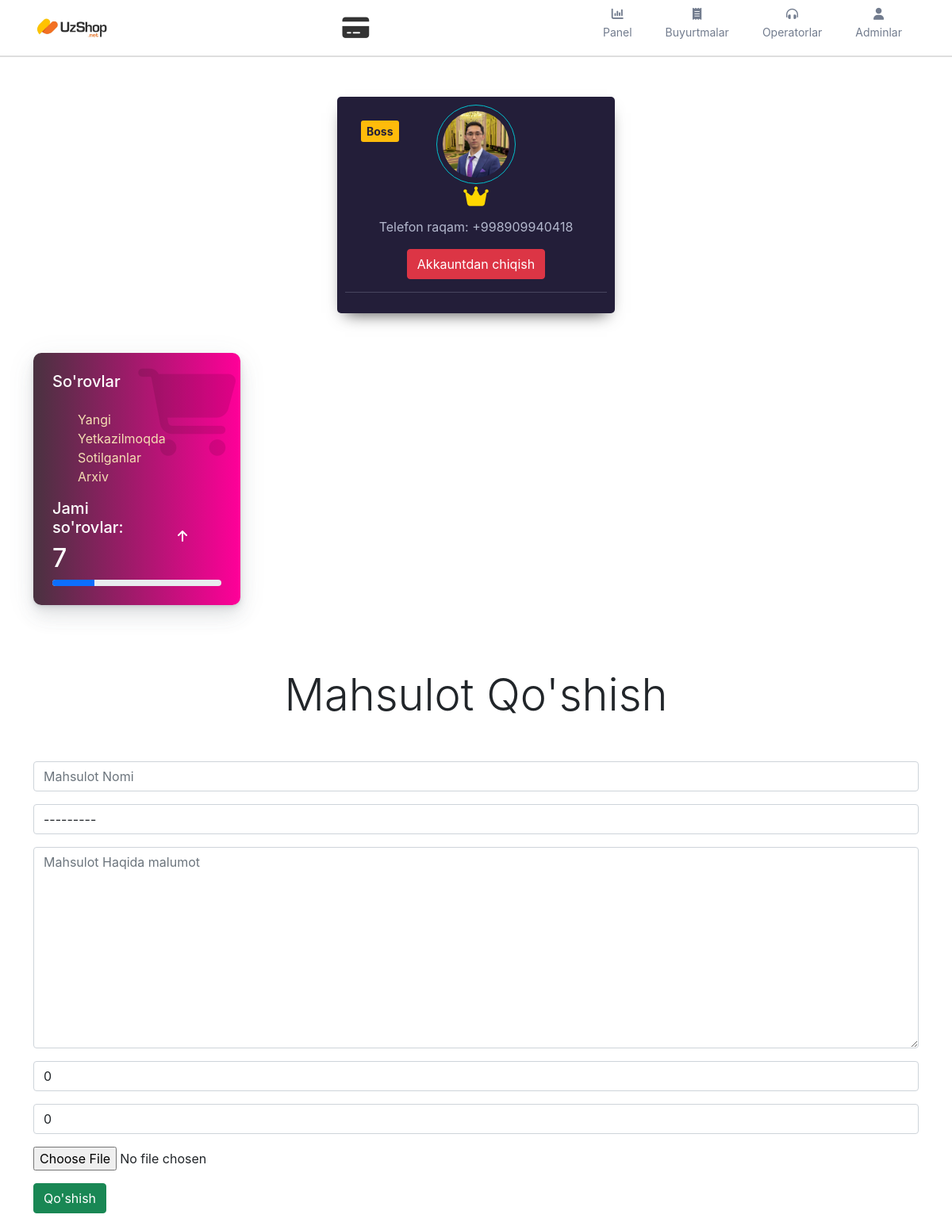
Page /users/control/ (signed in) on the committed database.
### users/models.py (models this page shows, shortened)
class Admins(models.Model):
    id = models.AutoField(primary_key=True)
    user = models.ForeignKey(User, on_delete=models.DO_NOTHING, related_name='admins')
    phone_number = models.CharField(max_length=32)
    job_title = models.CharField(max_length=128)
    photo = models.ImageField(upload_to='users', null=True, blank=True)
    cr_by = models.ForeignKey(User, on_delete=models.DO_NOTHING, null=True, blank=True, related_name='admin_cr_by')
    up_by = models.ForeignKey(User, on_delete=models.DO_NOTHING, null=True, blank=True, related_name='admin_up_by')
    cr_on = models.DateTimeField(auto_now_add=True)
    up_on = models.DateTimeField(null=True, blank=True, auto_now=True)
    class Meta:
        verbose_name_plural = 'Admins'
        verbose_name = 'Admin'

### users/views.py (the view, shortened to what this page needs)
# urls.py: path('control/', views.control_page, name='control'),
@permission_classes([IsAuthenticated])
def control_page(request):
    response = {}
    try:
        if Admins.objects.filter(user=request.user).exists():
            response['form'] = GoodsForm()
            admin = Admins.objects.get(user=request.user)
            response['admin'] = admin
            response['count_of_orders'] = len(Orders.objects.all())
        else:
            response['error'] = 100
            response['message'] = "you don't have access"
    except Exception as e:
        print(str(e))
    return render(request, 'admin/main.html', response)

### goods/models.py (called while the page is built)
    def __str__(self):
        return self.title

### templates/admin/main.html (shortened to what this page needs)
{% extends 'admin/header.html' %} {% load static %} {% block page_styles %}
<link rel="stylesheet" href="{% static 'styles/admin_panel/control_style.css' %}"> {% endblock %} {% block page_content %}
<section class="main">
    <div class="d-flex justify-content-center align-items-center " style="margin-top:50px">
        <div class="card-container " style="padding:10px">
            <span class="pro">{{admin.job_title}}</span> {% if admin.photo != '' %}
            <img class="round" width="100" src="/media/{{admin.photo}}" alt="user"> {% else %}
            <img class="round" width="100" src="https://t3.ftcdn.net/jpg/03/46/83/96/360_F_346839683_6nAPzbhpSkIpb8pmAwufkC7c5eD7wYws.jpg" alt="user"> {% endif %}
            <h3><i style="color:gold" class="fa-solid fa-crown"></i></h3>
            <p>Telefon raqam: {{admin.phone_number}}</p>
            <div class="buttons">
                <a href="/logout"><button class="btn btn-danger">
                    Akkauntdan chiqish
                </button></a>
                <hr style="border-color:#fff">
            </div>
        </div>
    </div>
    <div class="container" style="margin-top:50px">
        <div class="card-balance">
            <div class="">
                <div class="row">
                    <div class="col-xl-3 col-lg-6">
                        <div class="card l-bg-cherry">
                            <div class="card-statistic-3 p-4">
                                <div class="card-icon card-icon-large"><i class="fas fa-shopping-cart"></i></div>
                                <div class="mb-4">
                                    <h5 class="card-title mb-0">So'rovlar</h5>
                                </div>
                                <ul class="srvs" style="list-style:none">
                                    <li><a href="/users/control/reqs?filter=1">Yangi</a></li>
                                    <li><a href="/users/control/reqs?filter=3">Yetkazilmoqda</a></li>
                                    <li><a href="/users/control/reqs?filter=8">Sotilganlar</a></li>
                                    <li><a href="/users/control/reqs?filter=7">Arxiv</a></li>
                                </ul>
                                <div class="row align-items-center mb-2 d-flex">
                                    <div class="col-8">
                                        <h5>Jami so'rovlar:</h5>
                                        <h2 class="d-flex align-items-center mb-0">{{count_of_orders}}</h2>
                                    </div>
                                    <div class="col-4 text-right"> <span> <i class="fa fa-arrow-up"></i></span></div>
                                </div>
                                <div class="progress mt-1 " data-height="8" style="height: 8px;">
                                    <div class="progress-bar l-bg-cyan" role="progressbar" data-width="25%" aria-valuenow="25" aria-valuemin="0" aria-valuemax="100" style="width: 25%;"></div>
                                </div>
                            </div>
                        </div>
                    </div>
                </div>
            </div>
        </div>
    </div>
</section>
<div class="container">
    <h4 class="display-4" style="text-align:center;margin-top:50px">Mahsulot Qo'shish</h4>
    <form enctype="multipart/form-data" action="" method="post" style="margin-top:50px">
        <div class="input-group mb-3">
            {{ form.title }}
        </div>
        <div class="input-group mb-3">
            {{ form.category }}
        </div>
        <div class="input-group mb-3">
            {{ form.description }}
        </div>
        <div class="input-group mb-3">
            {{ form.amount }}
        </div>
        <div class="input-group mb-3">
            {{ form.price_for_admin }}
        </div>
        <div class="input-group mb-3" id="file_upload_div">
            {{ form.photo }}
        </div>
        <div class="input-group mb-3">
            <button type="submit" class="btn btn-success">Qo'shish</button>
        </div>
    </form>
</div>
{% endblock %}

### static/styles/admin_panel/header_style.css (style rules this page uses)
* { padding: 0; margin: 0; box-sizing: border-box; }
body { margin: 0; font-family: -apple-system, BlinkMacSystemFont, "Segoe UI", Roboto, "Helvetica Neue", Arial, "Noto Sans", sans-serif, "Apple Color Emoji", "Segoe UI Emoji", "Segoe UI Symbol", "Noto Color Emoji"; font-size: 1rem; font-weight: 400; line-height: 1.5; color: #212529; text-align: left; background-color: #fff; }
a { color: #007bff; text-decoration: none; background-color: transparent; }

### static/styles/admin_panel/control_style.css (style rules this page uses)
.card-container { background-color: #231E39; border-radius: 5px; box-shadow: 0px 10px 20px -10px rgba(0, 0, 0, 0.75); color: #B3B8CD; padding-top: 30px; position: relative; width: 350px; max-width: 100%; text-align: center; }
.card-container .pro { color: #231E39; background-color: #FEBB0B; border-radius: 3px; font-size: 14px; font-weight: bold; padding: 3px 7px; position: absolute; top: 30px; left: 30px; }
.card-container .round { border: 1px solid #03BFCB; border-radius: 50%; padding: 7px; }
h3 { font-size: 1.75rem; }
p { margin-top: 0; margin-bottom: 1rem; }
.card { border-radius: 10px; border: none; position: relative; margin-bottom: 30px; box-shadow: 0 0.46875rem 2.1875rem rgba(90, 97, 105, 0.1), 0 0.9375rem 1.40625rem rgba(90, 97, 105, 0.1), 0 0.25rem 0.53125rem rgba(90, 97, 105, 0.12), 0 0.125rem 0.1875rem rgba(90, 97, 105, 0.1); }
.l-bg-cherry { background: linear-gradient(to right, #493240, #f09) !important; color: #fff; }
.card .card-statistic-3 .card-icon { text-align: center; line-height: 50px; margin-left: 15px; color: #000; position: absolute; right: 5px; top: 20px; opacity: 0.1; }
.card .card-statistic-3 .card-icon-large .fas, .card .card-statistic-3 .card-icon-large .far, .card .card-statistic-3 .card-icon-large .fab, .card .card-statistic-3 .card-icon-large .fal { font-size: 110px; }
.srvs a { color: wheat; transition: all 300ms ease; }

### rows in the picture
Admins: job_title "Boss", photo (picture), phone_number "+998909940418"

### other values in the picture
{{ count_of_orders }} "7"
